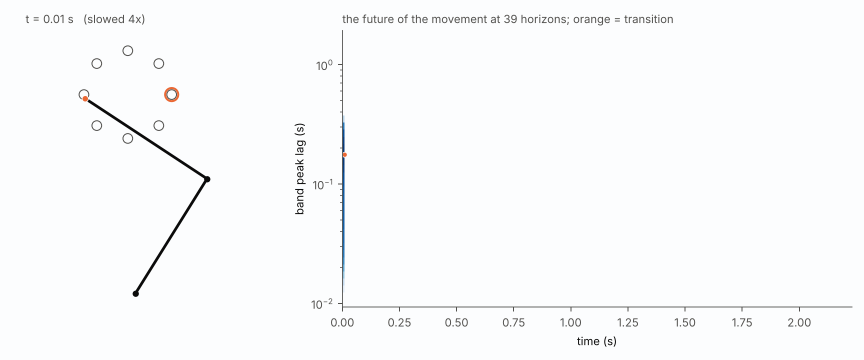
#> input picture figures/deck_arm_animation.png, 1728 x 720 px (shown at 1/2 size)
$ python deck_gifs.py
#> lines starting #> are read from the running program, lines starting #| are printed output that depends on the picture
"""Looping GIFs for the deck (PowerPoint plays GIFs; it does not play animated PNG).

    python deck_gifs.py   -> slide_deck/4_study_overview_animation.gif, slide_deck/8_controller_sequence.gif
"""
from pathlib import Path

import matplotlib
matplotlib.use('Agg')
import matplotlib.pyplot as plt
import numpy as np
from matplotlib.patches import Circle
from PIL import Image

ROOT = Path(__file__).resolve().parent.parent
OUT = ROOT / 'slide_deck'
L1, L2 = 0.309, 0.333                      # m, upper arm and forearm
ORDER = (0, 3, 7, 5, 6, 1, 2, 4)           # practised target order
CENTRE = np.array([-0.017, 0.454])         # fingertip at the start posture
TARGETS = CENTRE + 0.1 * np.column_stack([np.cos(np.arange(8) * np.pi / 4), np.sin(np.arange(8) * np.pi / 4)])
GREY, RED, GREEN, BLUE, ORANGE, INK = '#8a8a8a', '#d62728', '#2e8b57', '#3b8ed8', '#e8662a', '#1c1c1c'
SLOW, EVERY = 3, 2                         # shown 3x slower; one frame per 2 steps of 10 ms


def overview_gif():
    """Slide 4: the animated PNG from deck_figures.py as a GIF that opens on its finished state."""
    apng = Image.open(ROOT / 'figures/deck_arm_animation.png')
#> apng is the input picture: PIL image 1728x720 P; mean R, G, B 249.6, 250.6, 251.6
    frames = []
    for k in range(apng.n_frames):
        apng.seek(k)
        frames.append(apng.copy())
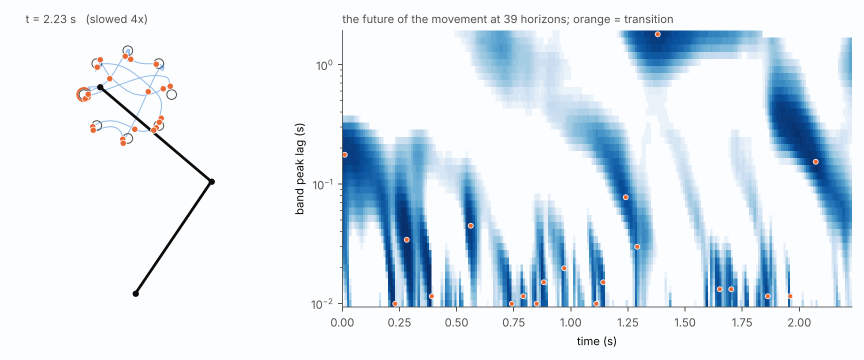
#> apng: PIL image 1728x720 P (shown at 1/2 size); mean R, G, B 223.9, 234, 242.3
#> after the loop, frames = 112 items
    frames = frames[:-15]                  # drop the end hold; the finished frame now opens the loop
#> frames = 97 items
    durations = [1500] + [80] * len(frames)
#> durations = 98 values, max 1500 at index 0, min 80 at index 1, mean 94.49
    frames = [frames[-1]] + frames
#> frames = 98 items
    frames[0].save(OUT / '4_study_overview_animation.gif', save_all=True, append_images=frames[1:],
                   duration=durations, loop=0, disposal=1)
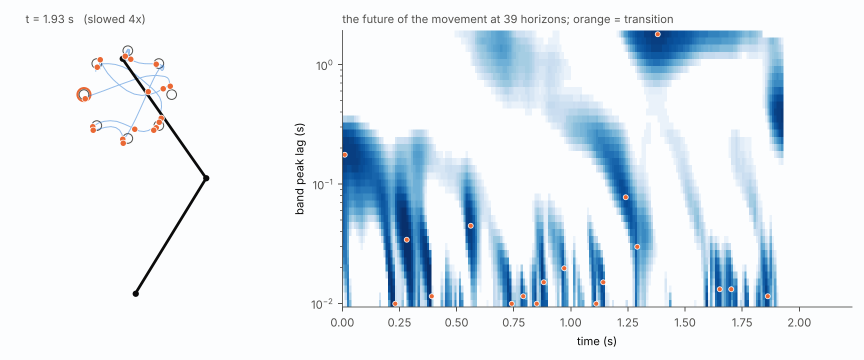
#> saved as 4_study_overview_animation.gif: PIL image 1728x720 P (shown at 1/2 size); mean R, G, B 228.1, 236.8, 243.9


# [43 lines left out: functions joints, controller_frame, not called in this run]


def controller_gif():
    """Slide 8: agent 1 completing its practised eight-target sequence from the start posture."""
#> (the run stopped early here; a loop or call above may not have finished)
